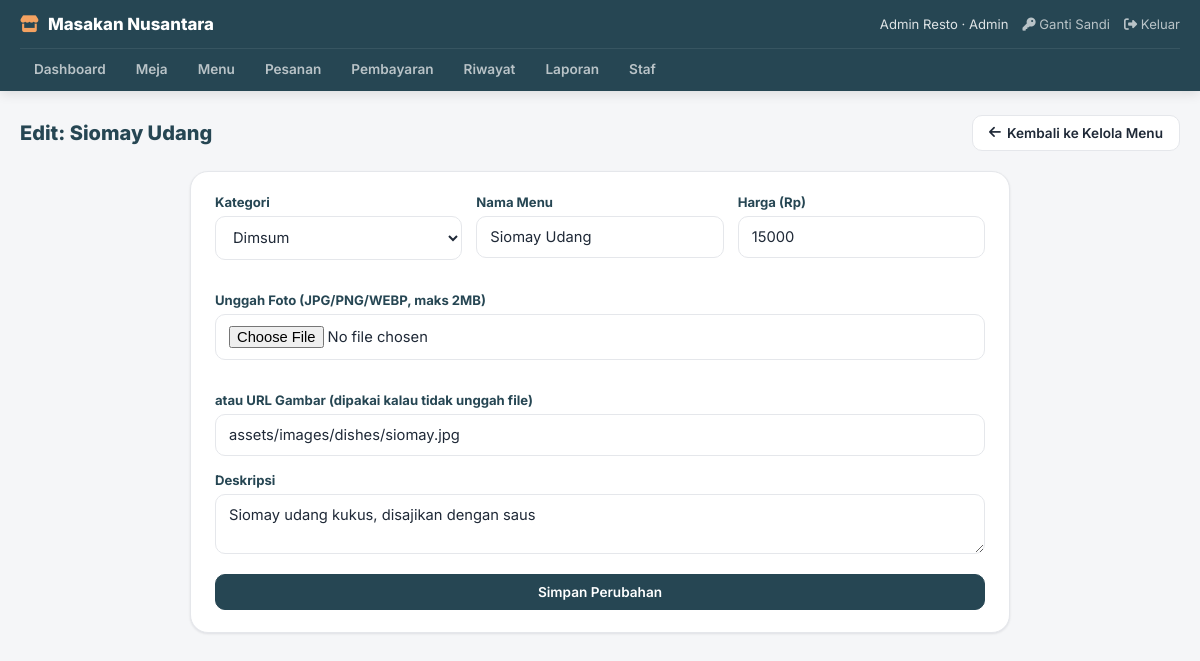
Page /admin/menu-edit.php?id=19 (signed in) on the committed database.
### tables this page shows
CREATE TABLE IF NOT EXISTS menu_items (
    id           INT UNSIGNED AUTO_INCREMENT PRIMARY KEY,
    category     VARCHAR(50)  NOT NULL,
    name         VARCHAR(100) NOT NULL,
    description  VARCHAR(255) NOT NULL DEFAULT '',
    price        INT UNSIGNED NOT NULL,      
    image        VARCHAR(255) NOT NULL DEFAULT '',
    stock_status ENUM('tersedia', 'habis') NOT NULL DEFAULT 'tersedia',
    sort_order   INT UNSIGNED NOT NULL DEFAULT 0,
     
     
     
    serve_temp   ENUM('keduanya', 'dingin', 'panas') NOT NULL DEFAULT 'keduanya',
     
     
     
     
    spice_option ENUM('ada', 'tidak_ada') NOT NULL DEFAULT 'ada'
);

### admin/menu-edit.php (the view, shortened to what this page needs)
<?php
$pdo = db();
$id = (int) ($_GET['id'] ?? $_POST['id'] ?? 0);
$stmt = $pdo->prepare('SELECT * FROM menu_items WHERE id = ?');
$stmt->execute([$id]);
$item = $stmt->fetch();
include __DIR__ . '/includes/layout_top.php';
?>
<div class="owner-toolbar">
    <h2 style="margin:0;">Edit: <?php echo htmlspecialchars($item['name']); ?></h2>
    <a href="menu-manage.php" class="owner-btn"><i class="fa-solid fa-arrow-left"></i> Kembali ke Kelola Menu</a>
</div>
<div class="owner-modal-form" style="max-width:820px;margin:0 auto;">
    <form method="post" enctype="multipart/form-data">
        <div class="owner-field-row">
            <div class="owner-field">
                <label>Kategori</label>
                <select id="menuCategory" name="category" required>
                    <option value="Dimsum" <?php echo $item['category'] === 'Dimsum' ? 'selected' : ''; ?>>Dimsum</option>
                </select>
            </div>
            <div class="owner-field">
                <label>Nama Menu</label>
                <input type="text" name="name" required value="<?php echo htmlspecialchars($item['name']); ?>">
            </div>
            <div class="owner-field">
                <label>Harga (Rp)</label>
                <input type="number" name="price" min="1" required value="<?php echo htmlspecialchars($item['price']); ?>">
            </div>
        </div>
        <div class="owner-field-row owner-field-row--2col">
            <div class="owner-field">
                <label>Unggah Foto (JPG/PNG/WEBP, maks 2MB)</label>
                <input type="file" name="image_file" accept="image/jpeg,image/png,image/webp">
            </div>
        </div>
        <div class="owner-field">
            <label>atau URL Gambar (dipakai kalau tidak unggah file)</label>
            <input type="text" name="image" placeholder="assets/images/photos/..." value="<?php echo htmlspecialchars($item['image']); ?>">
        </div>
        <div class="owner-field">
            <label>Deskripsi</label>
            <textarea name="description" rows="2"><?php echo htmlspecialchars($item['description']); ?></textarea>
        </div>
        <button type="submit" class="owner-btn owner-btn--primary owner-btn--block">Simpan Perubahan</button>
    </form>
</div>
<?php include __DIR__ . '/includes/layout_bottom.php'; ?>

### assets/css/pages/owner.css (style rules this page uses)
:root { --color-primary: #E76F51; --color-primary-dark: #D85C3D; --color-secondary: #F4A261; --color-accent: #2A9D8F; --color-dark: #264653; --color-bg: #F5F6F8; --color-text: #1F2937; --color-text-muted: #6B7280; --color-card: #FFFFFF; --color-border: #E5E7EB; --radius-sm: 10px; --radius-md: 14px; --radius-lg: 18px; --radius-full: 999px; --shadow-sm: 0 1px 3px rgba(15, 23, 42, 0.06), 0 1px 2px rgba(15, 23, 42, 0.04); --shadow-md: 0 8px 24px rgba(15, 23, 42, 0.08); --font-base: 'Inter', -apple-system, BlinkMacSystemFont, 'Segoe UI', sans-serif; }
* { box-sizing: border-box; }
body { margin: 0; font-family: var(--font-base); background: var(--color-bg); color: var(--color-text); -webkit-font-smoothing: antialiased; }
a { color: inherit; }
.owner-toolbar { display: flex; justify-content: space-between; align-items: center; flex-wrap: wrap; gap: 12px; margin-bottom: 20px; }
.owner-toolbar h2 { margin: 0; font-size: 1.25rem; font-weight: 800; color: var(--color-dark); }
.owner-btn { display: inline-flex; align-items: center; justify-content: center; gap: 6px; text-align: center; padding: 9px 16px; border-radius: var(--radius-sm); border: 1px solid var(--color-border); background: #fff; color: var(--color-text); font-size: 0.85rem; font-weight: 600; font-family: inherit; text-decoration: none; cursor: pointer; transition: all 0.15s ease; }
.owner-btn--primary { background: var(--color-dark); color: #fff; border-color: var(--color-dark); }
.owner-btn--block { width: 100%; }
.owner-field { margin-bottom: 16px; }
.owner-field label { display: block; font-size: 0.82rem; font-weight: 700; margin-bottom: 6px; color: var(--color-dark); }
.owner-field input, .owner-field select, .owner-field textarea { width: 100%; padding: 11px 13px; border: 1px solid var(--color-border); border-radius: var(--radius-sm); font-size: 0.92rem; font-family: inherit; background: #fff; color: var(--color-text); transition: border-color 0.15s ease; }
.owner-modal-form { background: #fff; border-radius: var(--radius-lg); padding: 22px 24px; box-shadow: var(--shadow-sm); border: 1px solid var(--color-border); margin-bottom: 20px; }
.owner-modal-form .owner-field-row { display: grid; grid-template-columns: repeat(auto-fit, minmax(160px, 1fr)); gap: 14px; margin-bottom: 16px; }
.owner-modal-form .owner-field-row--2col { grid-template-columns: repeat(auto-fit, minmax(260px, 1fr)); }

### rows in the picture
menu_items: name "Siomay Udang", category "Dimsum", price "15000", image "assets/images/dishes/siomay.jpg", description "Siomay udang kukus, disajikan dengan saus"

### other values in the picture
$staff['name'] "Admin Resto"
$staff['role'] "Admin"
$label "Dashboard"
$label "Meja"
$label "Menu"
$label "Pesanan"
$label "Pembayaran"
$label "Riwayat"
$label "Laporan"
$label "Staf"
